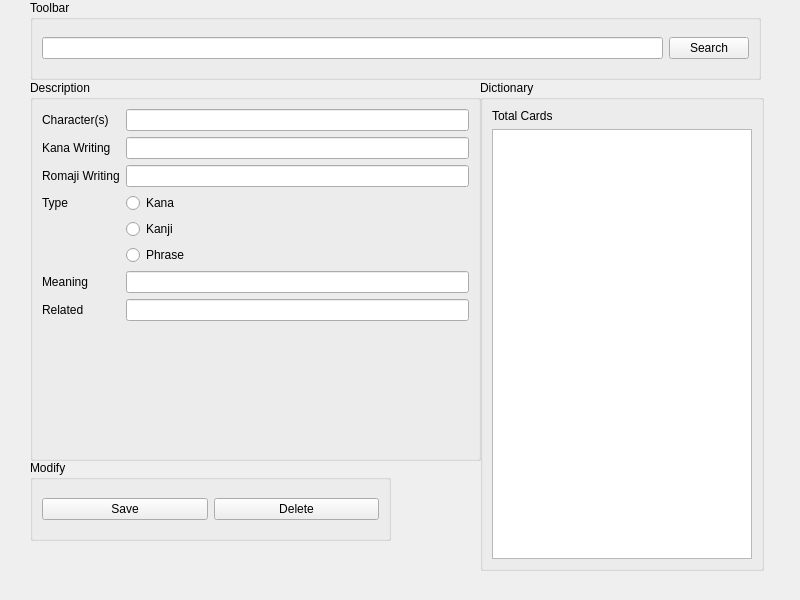
<?xml version="1.0" encoding="UTF-8"?>
<ui version="4.0">
 <class>Cards_Interface</class>
 <widget class="QWidget" name="Cards_Interface">
  <property name="geometry">
   <rect>
    <x>0</x>
    <y>0</y>
    <width>800</width>
    <height>600</height>
   </rect>
  </property>
  <property name="windowTitle">
   <string>Cards_Interface</string>
  </property>
  <widget class="QGroupBox" name="groupBox">
   <property name="geometry">
    <rect>
     <x>30</x>
     <y>80</y>
     <width>451</width>
     <height>381</height>
    </rect>
   </property>
   <property name="title">
    <string>Description</string>
   </property>
   <layout class="QFormLayout" name="formLayout_2">
    <item row="0" column="0">
     <widget class="QLabel" name="label">
      <property name="text">
       <string>Character(s)</string>
      </property>
     </widget>
    </item>
    <item row="0" column="1">
     <widget class="QLineEdit" name="lineEdit_2"/>
    </item>
    <item row="1" column="0">
     <widget class="QLabel" name="label_2">
      <property name="text">
       <string>Kana Writing</string>
      </property>
     </widget>
    </item>
    <item row="1" column="1">
     <widget class="QLineEdit" name="lineEdit_3"/>
    </item>
    <item row="2" column="0">
     <widget class="QLabel" name="label_3">
      <property name="text">
       <string>Romaji Writing</string>
      </property>
     </widget>
    </item>
    <item row="2" column="1">
     <widget class="QLineEdit" name="lineEdit_4"/>
    </item>
    <item row="6" column="1">
     <widget class="QRadioButton" name="radioButton_2">
      <property name="text">
       <string>Kanji</string>
      </property>
     </widget>
    </item>
    <item row="10" column="0">
     <widget class="QLabel" name="label_5">
      <property name="text">
       <string>Meaning</string>
      </property>
     </widget>
    </item>
    <item row="10" column="1">
     <widget class="QLineEdit" name="lineEdit_5"/>
    </item>
    <item row="11" column="0">
     <widget class="QLabel" name="label_6">
      <property name="text">
       <string>Related</string>
      </property>
     </widget>
    </item>
    <item row="11" column="1">
     <widget class="QLineEdit" name="lineEdit_6"/>
    </item>
    <item row="5" column="1">
     <widget class="QRadioButton" name="radioButton">
      <property name="text">
       <string>Kana</string>
      </property>
     </widget>
    </item>
    <item row="5" column="0">
     <widget class="QLabel" name="label_4">
      <property name="text">
       <string>Type</string>
      </property>
     </widget>
    </item>
    <item row="7" column="1">
     <widget class="QRadioButton" name="radioButton_3">
      <property name="text">
       <string>Phrase</string>
      </property>
     </widget>
    </item>
   </layout>
  </widget>
  <widget class="QGroupBox" name="groupBox_2">
   <property name="geometry">
    <rect>
     <x>30</x>
     <y>460</y>
     <width>361</width>
     <height>81</height>
    </rect>
   </property>
   <property name="title">
    <string>Modify</string>
   </property>
   <layout class="QHBoxLayout" name="horizontalLayout">
    <item>
     <widget class="QPushButton" name="pushButton_2">
      <property name="text">
       <string>Save</string>
      </property>
     </widget>
    </item>
    <item>
     <widget class="QPushButton" name="pushButton_3">
      <property name="text">
       <string>Delete</string>
      </property>
     </widget>
    </item>
   </layout>
  </widget>
  <widget class="QGroupBox" name="groupBox_3">
   <property name="geometry">
    <rect>
     <x>480</x>
     <y>80</y>
     <width>284</width>
     <height>491</height>
    </rect>
   </property>
   <property name="title">
    <string>Dictionary</string>
   </property>
   <layout class="QVBoxLayout" name="verticalLayout">
    <item>
     <widget class="QLabel" name="label_7">
      <property name="text">
       <string>Total Cards</string>
      </property>
     </widget>
    </item>
    <item>
     <widget class="QListWidget" name="listWidget"/>
    </item>
   </layout>
  </widget>
  <widget class="QGroupBox" name="groupBox_4">
   <property name="geometry">
    <rect>
     <x>30</x>
     <y>0</y>
     <width>731</width>
     <height>80</height>
    </rect>
   </property>
   <property name="title">
    <string>Toolbar</string>
   </property>
   <layout class="QHBoxLayout" name="horizontalLayout_2">
    <item>
     <widget class="QLineEdit" name="lineEdit"/>
    </item>
    <item>
     <widget class="QPushButton" name="pushButton">
      <property name="text">
       <string>Search</string>
      </property>
     </widget>
    </item>
   </layout>
  </widget>
 </widget>
 <resources/>
 <connections/>
</ui>
